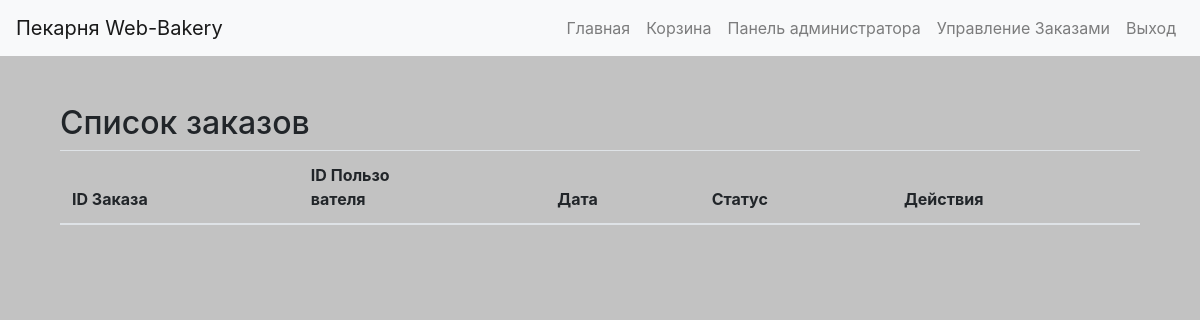
/orders (signed in), run on an earlier commit of the app's database.
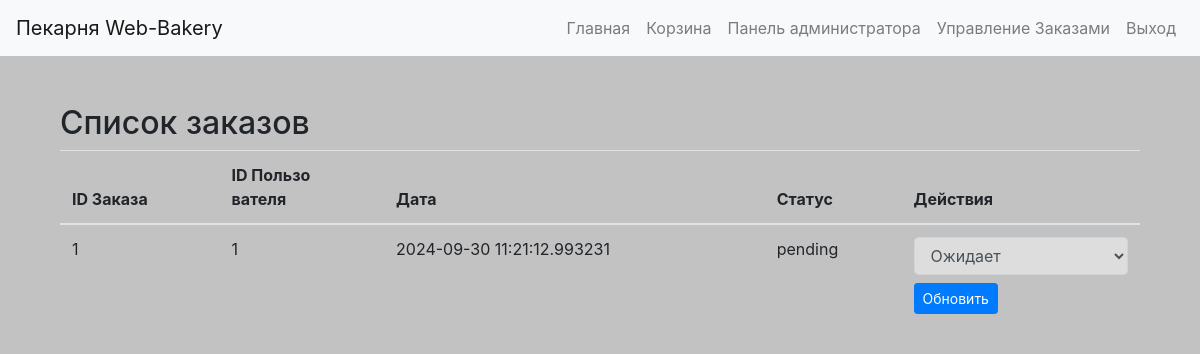
And on a later commit of the database.
### app/models.py (models this page shows, shortened)
class Purchase(db.Model):
    id = db.Column(db.Integer, primary_key=True)
    user_id = db.Column(db.Integer, db.ForeignKey('user.id'), nullable=False)
    created_at = db.Column(db.DateTime, default=datetime.now)
    status = db.Column(db.String(20), default='pending')  # Статус: 'pending', 'paid', 'completed'
    items = db.relationship('PurchaseItem', backref='purchase', lazy=True)

### app/routes.py (the view)
    def wrapper(*args, **kwargs):
        if not current_user.is_authenticated or (current_user.role != 'moderator' and current_user.role != 'admin'):
            abort(403)
        return func(*args, **kwargs)

### app/__init__.py (called while the page is built)
def create_app():
    app = Flask(__name__)
    app.config['SECRET_KEY'] = 'supedawrseddacreweqtkey'
    app.config['SQLALCHEMY_DATABASE_URI'] = 'sqlite:///bakery.db'
    app.config['SQLALCHEMY_TRACK_MODIFICATIONS'] = False
    db.init_app(app)
    migrate.init_app(app, db)
    login_manager.init_app(app)
    login_manager.login_view = 'main.login'
    login_manager.login_message = "Пожалуйста, войдите, чтобы получить доступ к этой странице."
    login_manager.login_message_category = "warning"
    from .models import User, Product, Category
    @login_manager.user_loader
    def load_user(user_id):
        return User.query.get(int(user_id))
    from . import routes
    app.register_blueprint(routes.bp)
    with app.app_context():
        db.create_all()
    return app

### app/routes.py (called while the page is built)
def moder_required(func):
    def wrapper(*args, **kwargs):
        if not current_user.is_authenticated or (current_user.role != 'moderator' and current_user.role != 'admin'):
            abort(403)
        return func(*args, **kwargs)
    wrapper.__name__ = func.__name__
    return wrapper

@bp.route('/orders')
@login_required
@moder_required
def orders():
    purchases = Purchase.query.all()  # Получаем все заказы
    return render_template('orders.html', purchases=purchases)

### app/templates/orders.html (shortened to what this page needs)
{% extends 'base.html' %}
{% block content %}
    <div class="container mt-5">
        <h2>Список заказов</h2>
        <table class="table">
            <thead>
                <tr>
                    <th>ID Заказа</th>
                    <th>ID Пользо <br class="hidden-mobile"> вателя</th>
                    <th>Дата</th>
                    <th>Статус</th>
                    <th>Действия</th>
                </tr>
            </thead>
            <tbody>
                {% for purchase in purchases %}
                    <tr>
                        <td>{{ purchase.id }}</td>
                        <td>{{ purchase.user_id }}</td>
                        <td>{{ purchase.created_at }}</td>
                        <td>{{ purchase.status }}</td>
                        <td>
                            <form method="POST" action="{{ url_for('main.update_order_status', order_id=purchase.id) }}">
                                <select name="status" class="form-control" style="background-color: rgb(221, 221, 221);">
                                    <option value="pending" {% if purchase.status == 'pending' %}selected{% endif %}>Ожидает</option>
                                </select>
                                <button type="submit" class="btn btn-primary btn-sm mt-2">Обновить</button>
                            </form>
                        </td>
                    </tr>
                {% endfor %}
            </tbody>
        </table>
    </div>
{% endblock %}

### app/templates/base.html (shortened to what this page needs)
<!DOCTYPE html>
<html lang="ru">
<head>
    <link rel="stylesheet" href="https://stackpath.bootstrapcdn.com/bootstrap/4.5.2/css/bootstrap.min.css">
    <link rel="stylesheet" href="../static/style.css">
</head>
<body>
    <nav class="navbar navbar-expand-lg navbar-light bg-light">
        <a class="navbar-brand" href="{{ url_for('main.index') }}">Пекарня Web-Bakery</a>
        <div class="collapse navbar-collapse" id="navbarNav">
            <ul class="navbar-nav ml-auto">
                <li class="nav-item">
                    <a class="nav-link" href="{{ url_for('main.index') }}">Главная</a>
                </li>
                <li>
                    <a class="nav-link" href="{{ url_for('main.cart') }}">Корзина</a>
                </li>
                {% if current_user.is_authenticated %}
                {% if current_user.role == 'admin' %}
                <li class="nav-item">
                    <a class="nav-link" href="{{ url_for('main.admin_panel') }}">Панель администратора</a>
                </li>
                <li class="nav-item">
                    <a class="nav-link" href="{{ url_for('main.orders') }}">Управление Заказами</a>
                </li>
                {% endif %}
                <li class="nav-item">
                    <a class="nav-link" href="{{ url_for('main.logout') }}">Выход</a>
                </li>
                {% else %}
                <li class="nav-item">
                    <a class="nav-link" href="{{ url_for('main.login') }}">Вход</a>
                </li>
                {% endif %}
            </ul>
        </div>
    </nav>
    <div class="container mt-4">
        {% block content %}{% endblock %}
    </div>
</body>
</html>

### app/static/style.css (style rules this page uses)
.container { z-index: 1; background-size: cover; }
.container:before { z-index: -1; position: absolute; opacity: 0.4; }
body { background-color: #c2c2c2; }
.navbar { background-color: #868686; }

What changed in the data, as far as the page shows it:
added Purchase: id "1", user_id "1", created_at "2024-09-30 11:21:12.993231", status "pending", status "Ожидает"
